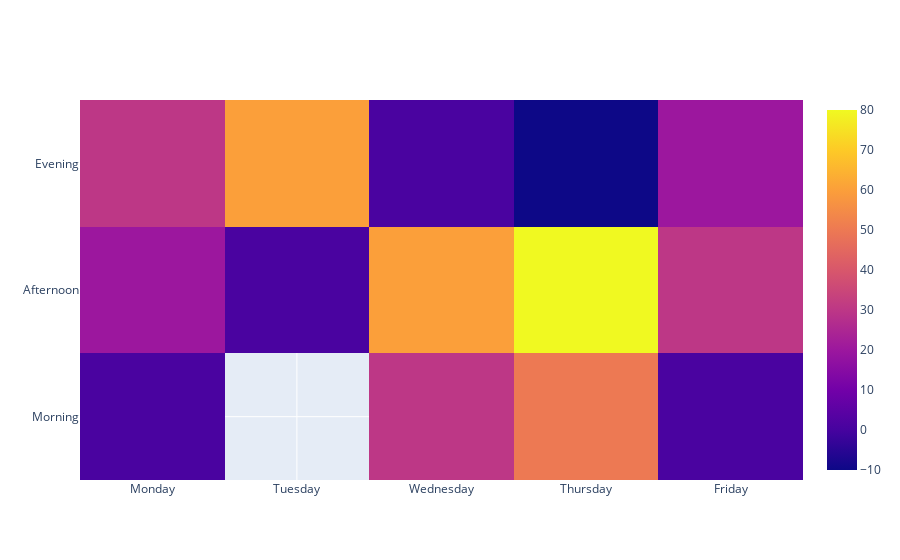

Notebook cell for this chart:
### Code cell
import plotly.graph_objects as go

fig = go.Figure(data=go.Heatmap(
                   z=[[1, None, 30, 50, 1], [20, 1, 60, 80, 30], [30, 60, 1, -10, 20]],
                   x=['Monday', 'Tuesday', 'Wednesday', 'Thursday', 'Friday'],
                   y=['Morning', 'Afternoon', 'Evening'],
                   hoverongaps = False))
fig.show()

### Figure 1 — Plotly figure (JSON) as saved in the notebook; plotly's stock layout.template omitted (floating-point values rounded to 4 significant figures)
{"data": [{"hoverongaps": false, "type": "heatmap", "x": ["Monday", "Tuesday", "Wednesday", "Thursday", "Friday"], "y": ["Morning", "Afternoon", "Evening"], "z": [[1, null, 30, 50, 1], [20, 1, 60, 80, 30], [30, 60, 1, -10, 20]]}], "layout": {"autosize": true, "xaxis": {"autorange": true, "range": [-0.5, 4.5], "type": "category"}, "yaxis": {"autorange": true, "range": [-0.5, 2.5], "type": "category"}}}
